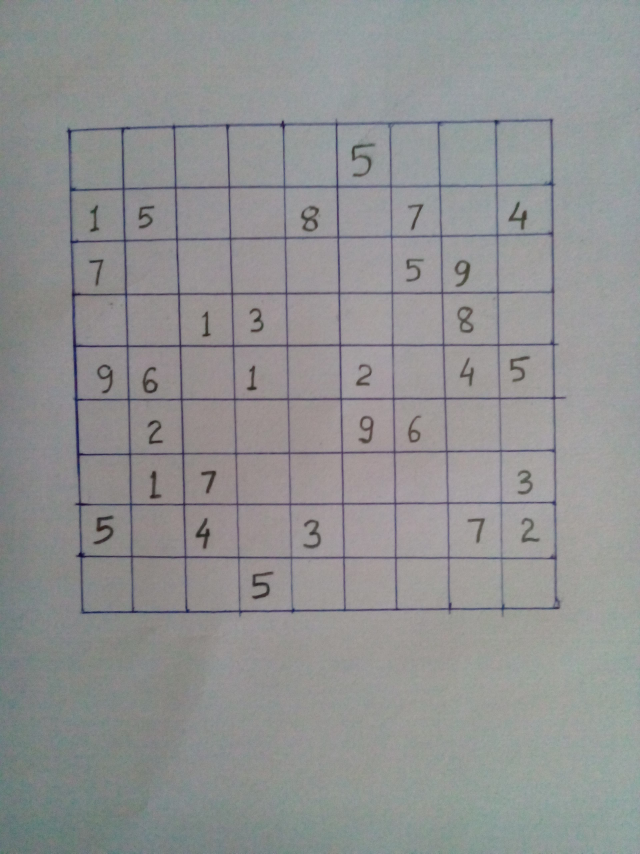
%> input picture sudokuexample.jpg, 1920 x 2560 px, given in place of sudokuexample2.jpg, which was not available (shown at 1/3 size)
$ octave FilterAndOCRwithStraighteningandCustomization.m   (GNU Octave 9; MATLAB toolbox functions it lacks are replaced by stand-ins)
%> lines starting %> are read from the running program, lines starting %| are printed output that depends on the picture; in (x1, y1, x2, y2) boxes, pixels count from 0 and x2, y2 are one past the last pixel; in counts of white or black regions, pixels touching at a corner belong together; the program's own positions count from 1; pictures that were not available may be replaced by others from this repository, and a replacement may not be noted
%For using this use SettingOutputMatrixwithStraighteningandCustomiztion.m

%Read Image.
image = imread('sudokuexample2.jpg');

%Find rectangular region to be cropped.
grayimage=rgb2gray(image);
grayimage=imadjust(grayimage);
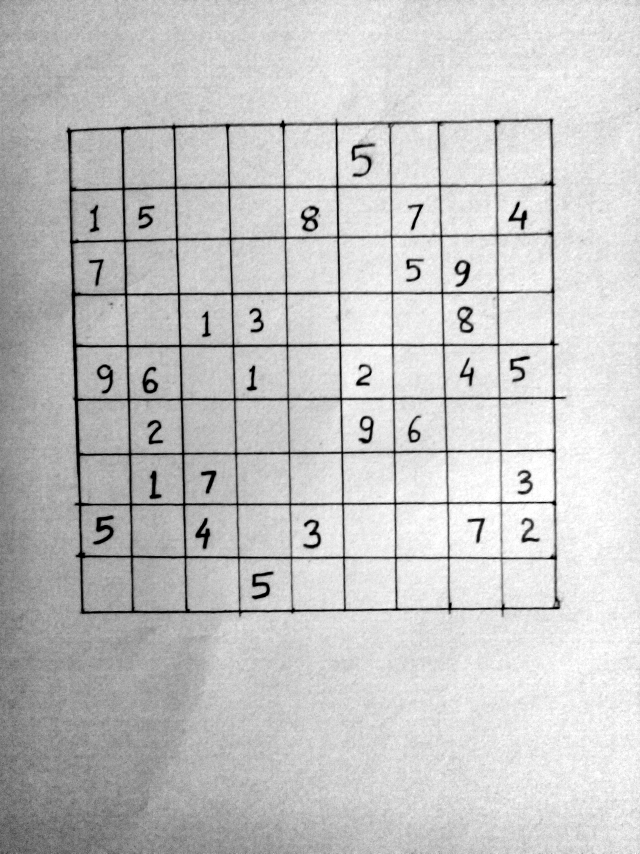
%> grayimage: size 2560x1920 uint8 (shown at 1/3 size); min 0, max 255, mean 197.5
grayimage=imadjust(grayimage,[0.4 1.0],[0.0 1.0]);
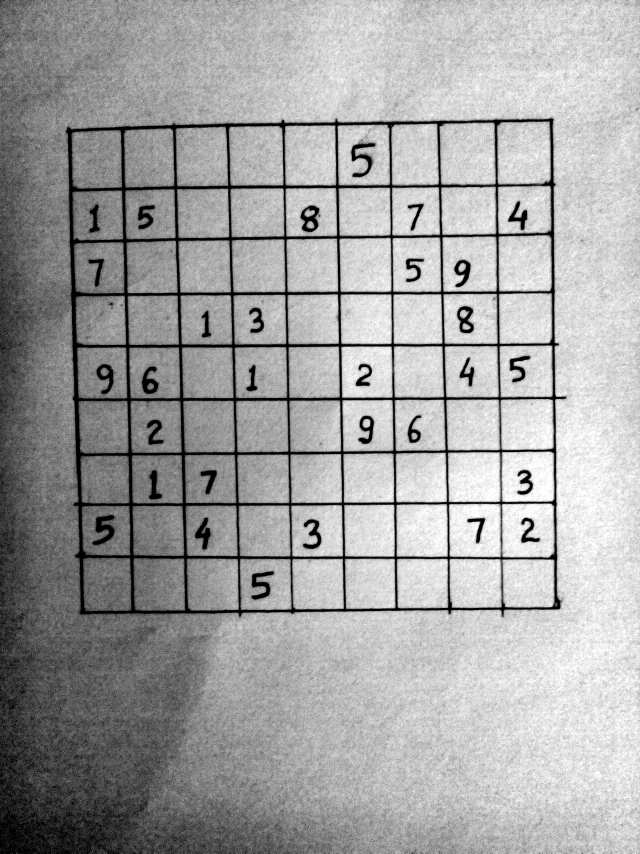
%> grayimage: size 2560x1920 uint8 (shown at 1/3 size); min 0, max 255, mean 163
removeborder=imclearborder(grayimage);
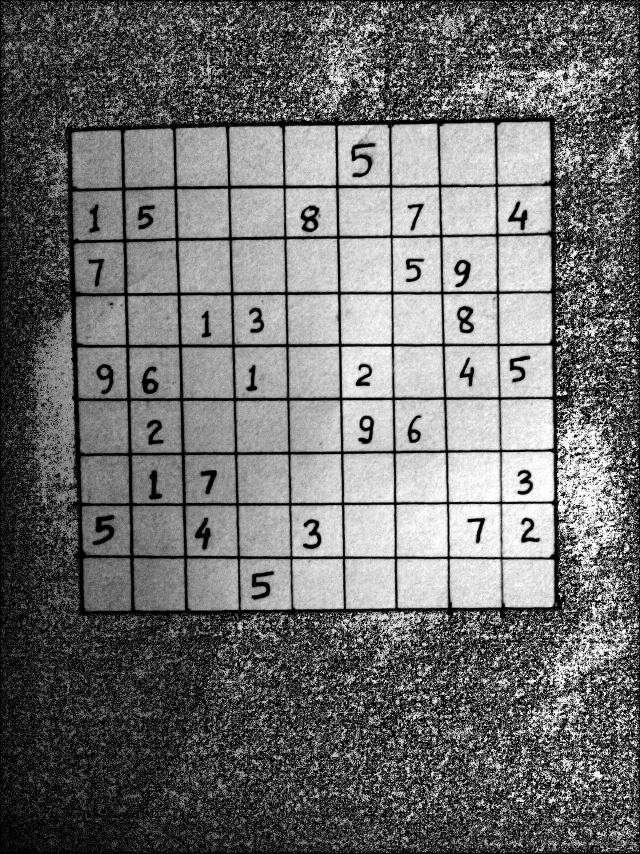
%> removeborder: size 2560x1920 uint8 (shown at 1/3 size); min 0, max 255, mean 110.1
binarymask=removeborder>50;
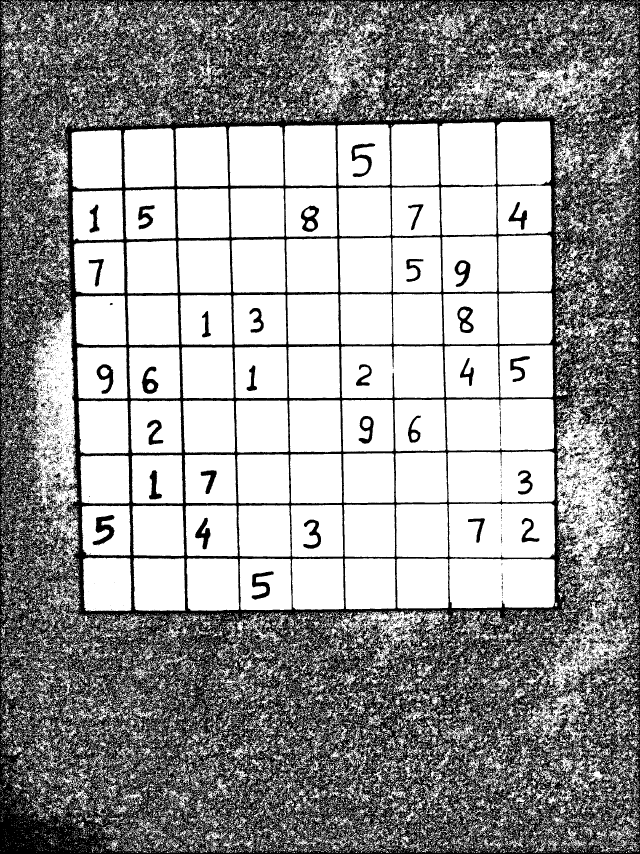
%> binarymask: size 2560x1920 logical (shown at 1/3 size); 60.3% white; 8835 black regions (8234 under 20 px), largest, box (x1, y1, x2, y2) and area: (0, 0, 1920, 2560) 1827445, (278, 1545, 344, 1636) 2796, (755, 1714, 821, 1799) 2261
binarymask2=imopen(binarymask,strel('disk',5));
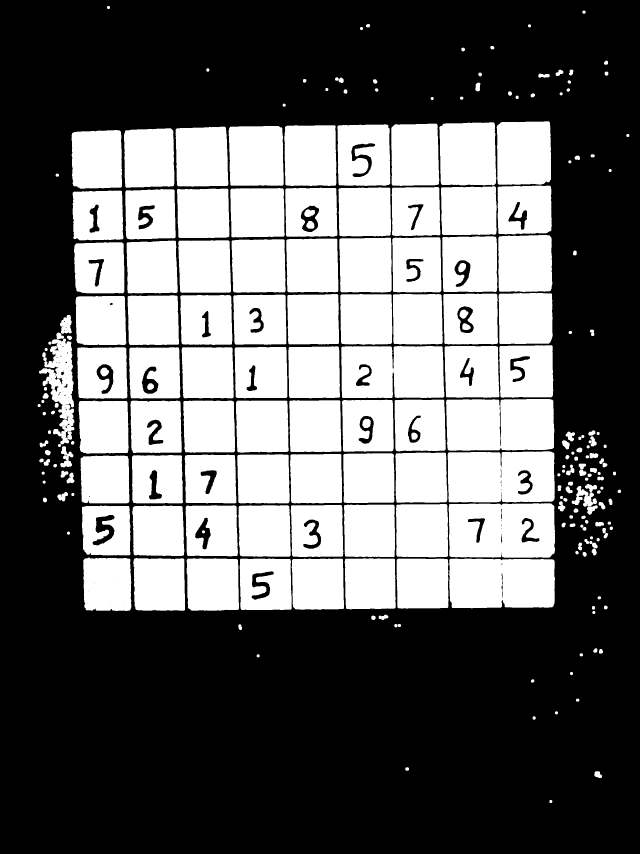
%> binarymask2: size 2560x1920 logical (shown at 1/3 size); 38.9% white; 239 white regions, largest, box (x1, y1, x2, y2) and area: (1338, 1197, 1663, 1352) 48518, (1346, 1510, 1665, 1673) 48177, (1343, 1354, 1664, 1507) 46249
connComp=bwconncomp(binarymask2);
%> connComp = 239 connected components
stats=regionprops(connComp,'Area');
%> stats = 239 regions; largest, Area: 48518, 48177, 46249, 45551, 45395
mask=binarymask2;
mask(vertcat(connComp.PixelIdxList{[stats.Area]<3000}))=0;
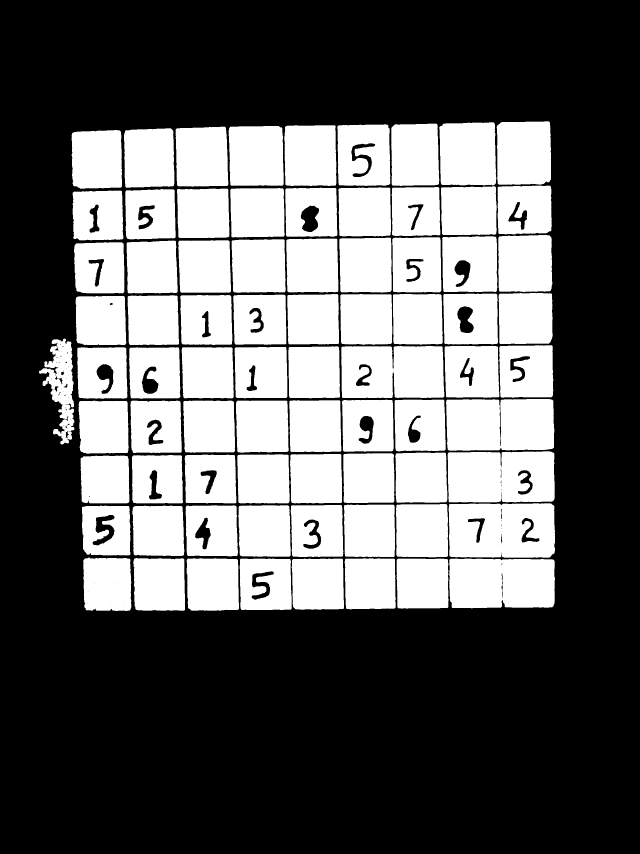
%> mask: size 2560x1920 logical (shown at 1/3 size); 38.3% white; 77 white regions, largest, box (x1, y1, x2, y2) and area: (1338, 1197, 1663, 1352) 48518, (1346, 1510, 1665, 1673) 48177, (1343, 1354, 1664, 1507) 46249

%Find coordinates of Rectangular region
[y,x]=find(mask);
%> y = 1883035 values from 365 to 1833; x = 1883035 values from 118 to 1665
[~,loc]=min(x+y);
%> loc = 15422
C(1,:)=[x(loc),y(loc)];
[~,loc]=min(x-y);
%> loc = 48554
C(2,:)=[x(loc),y(loc)];
[~,loc]=max(x+y);
%> loc = 1879364
C(3,:)=[x(loc),y(loc)];
[~,loc]=max(x-y);
%> loc = 1865766
C(4,:)=[x(loc),y(loc)];

%Perform Straightening of image.
U=mean(C([1 2],1),'native');
%> U = 237.5
D=mean(C([3 4],1),'native');
%> D = 1652
L=mean(C([1 4],2),'native');
%> L = 383
R=mean(C([2 3],2),'native');
%> R = 1825.5
newcorner=[U L;U R;D R;D L];
%> newcorner = [237.5 383; 237.5 1825.5; 1652 1825.5; 1652 383]
t=cp2tform(C,newcorner,'projective');
%> t = {ndims_in 2, ndims_out 2}
%> (the run ends here)
